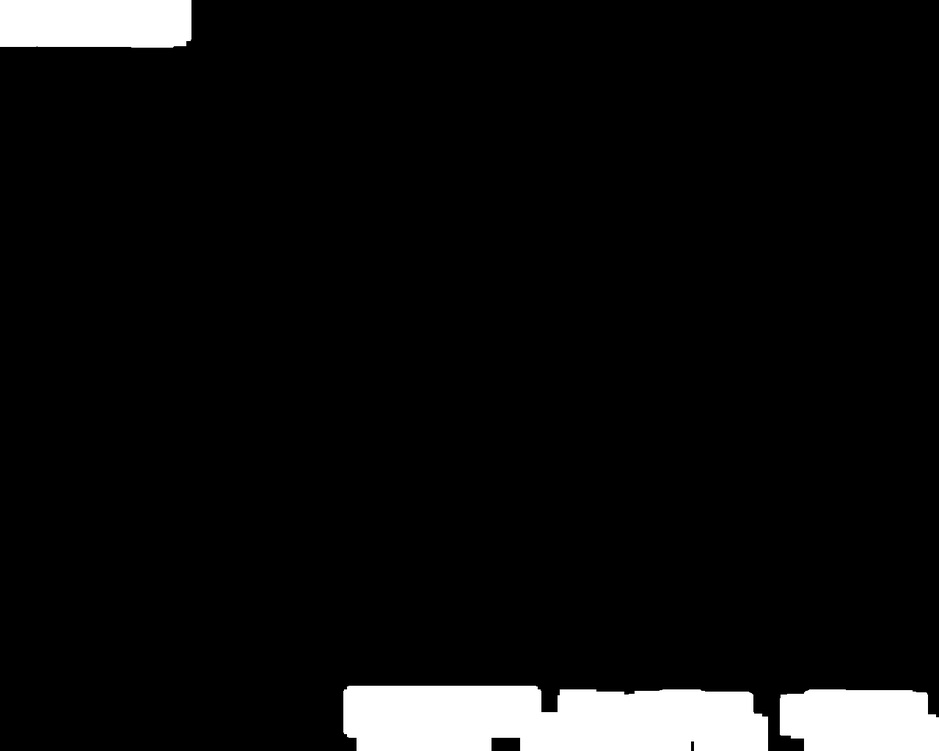
#> input picture Brien's Work/Images/RESULTQ016316C1520U02.tif, 939 x 751 px, shrunk from 1280 x 1024 before the run, found by its file name
$ jupyter execute sort_through_imageArray.ipynb   (shell and % lines are left out)
#> lines starting #> are read from the running program, lines starting #| are printed output that depends on the picture; after the words box and inside, x2 and y2 are one past the last pixel; in counts of white or black regions, pixels touching at a corner belong together
[cell 1]
#The line above is necesary to show Matplotlib's plots inside a Jupyter Notebook
import cv2
import numpy as np
from matplotlib import pyplot as plt
import time
start_time = time.time()

def remove_white_pixels(original_img, mask_img):

    # Copy
    original_image_copy = original_img
    mask_image_copy = mask_img

    # Create X/Y boundaries for row and columns
    rows,cols,channel = mask_image_copy.shape

    # Get the background pixel value
    first_pixel_color_val = original_image_copy[0,0]

    # Ashton remove these two lines to implement into your code.
    plt.imshow(cv2.cvtColor(original_image_copy, cv2.COLOR_BGR2RGB))
    plt.show()

    # Loop that iterates through each pixel, determines if white, then makes that pixel black.
    for i in range(rows):
        for j in range(cols):
            pixel_val = mask_image_copy[i,j]

            # Conditional to determine if pixel is white.
            if (np.array_equal(pixel_val, np.array([255,255,255]))):

            # Then eradicate white pixels. (make them black)
                 original_image_copy[i,j] = first_pixel_color_val

    print(first_pixel_color_val)
    plt.imshow(cv2.cvtColor(original_image_copy, cv2.COLOR_BGR2RGB))
    plt.show()
    print("Time on this method: ", time.time() - start_time, " seconds")
    #------------------
    #Random stuff
    #------------------
    # Potential way to read in files

    #  for name in [ "../c/pic%d.png" % i for i in [1, 2, 3, 4, 5, 6] ]:
        #img0 = cv.LoadImage(name, 1)

[cell 2]
m_i = cv2.imread("C:/Users/stink/Desktop/WSU/2022 Spring/Managing Software Project/Remove_Text - Uranium Picture Project/CEG-4121-Project/Brien's Work\Images\RESULTQ016316C1520U02.tif",1)
#> m_i is the input picture: shape (751, 939, 3); min 0, max 255, mean 15.6
o_i = cv2.imread("C:/Users/stink/Desktop/WSU/2022 Spring/Managing Software Project/Remove_Text - Uranium Picture Project/CEG-4121-Project/Brien's Work\Images\Original\Q016316C1520U02.tif",1)
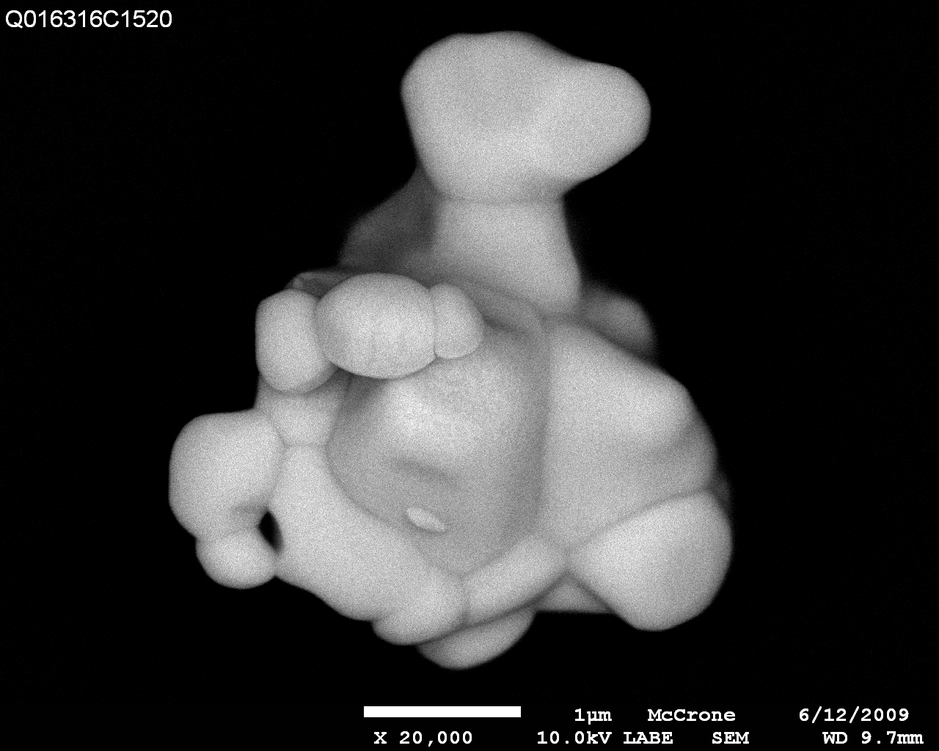
#> input picture Brien's Work/Images/Original/Q016316C1520U02.tif, 939 x 751 px, shrunk from 1280 x 1024 before the run, found by its file name
#> o_i is the input picture: shape (751, 939, 3); min 0, max 255, mean 51.8

#Run
remove_white_pixels(o_i, m_i)
#> in remove_white_pixels, `first_pixel_color_val = original_image_copy[0,0]`: first_pixel_color_val = [0, 0, 0]
#> after the loop in remove_white_pixels, `for i in range(rows):`:
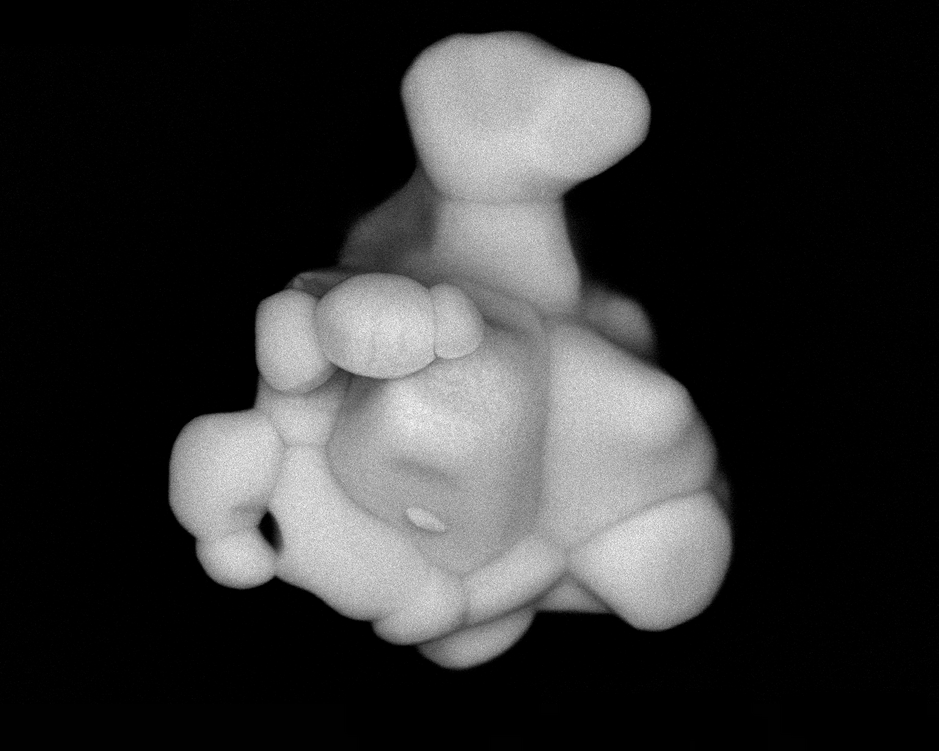
#> original_image_copy: shape (751, 939, 3); 4.31% of pixels changed, all inside (x1, y1, x2, y2) = (0, 0, 939, 751)
#| [0 0 0]

[cell 3]
import cv2
import time
start_time = time.time()

o_i = cv2.imread("C:/Users/stink/Desktop/WSU/2022 Spring/Managing Software Project/Remove_Text - Uranium Picture Project/CEG-4121-Project/Brien's Work\Images\Original\Q016316C1520U02.tif",1)

copy = o_i.copy()

plt.imshow(cv2.cvtColor(copy, cv2.COLOR_BGR2RGB))
plt.show()

gray = cv2.cvtColor(copy, cv2.COLOR_BGR2GRAY)

ret, thresh = cv2.threshold(gray, 240, 255, cv2.THRESH_BINARY)
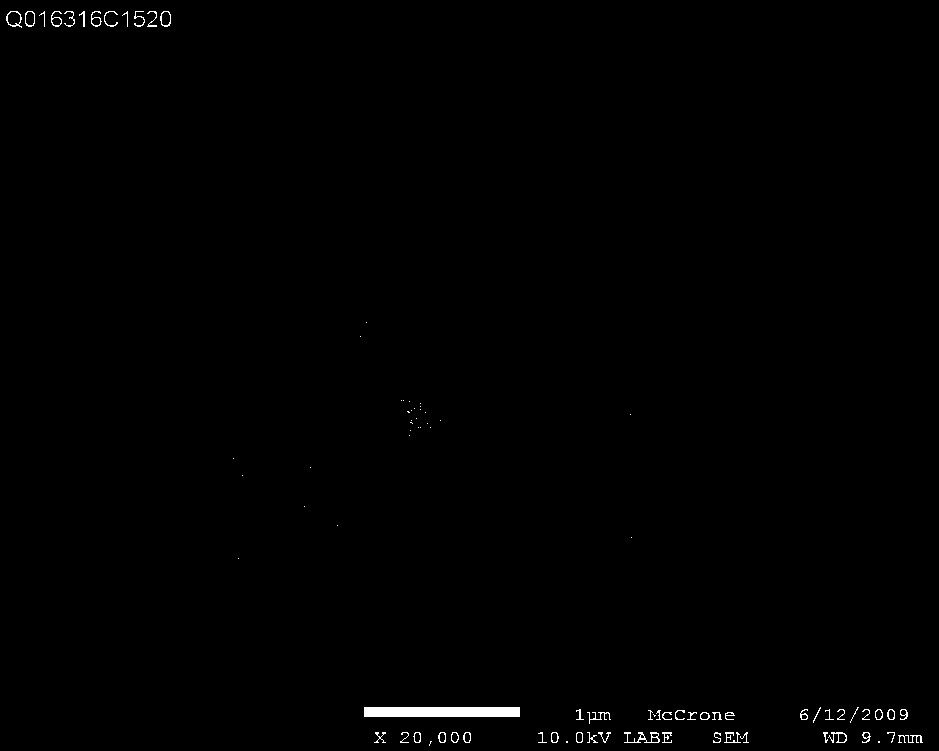
#> thresh: shape (751, 939); 0.54% white; 87 white regions (36 under 20 px), largest, box (x1, y1, x2, y2) and area: (364, 707, 520, 717) 1560, (624, 732, 660, 743) 141, (898, 735, 923, 743) 85

copy[thresh == 255] = 0
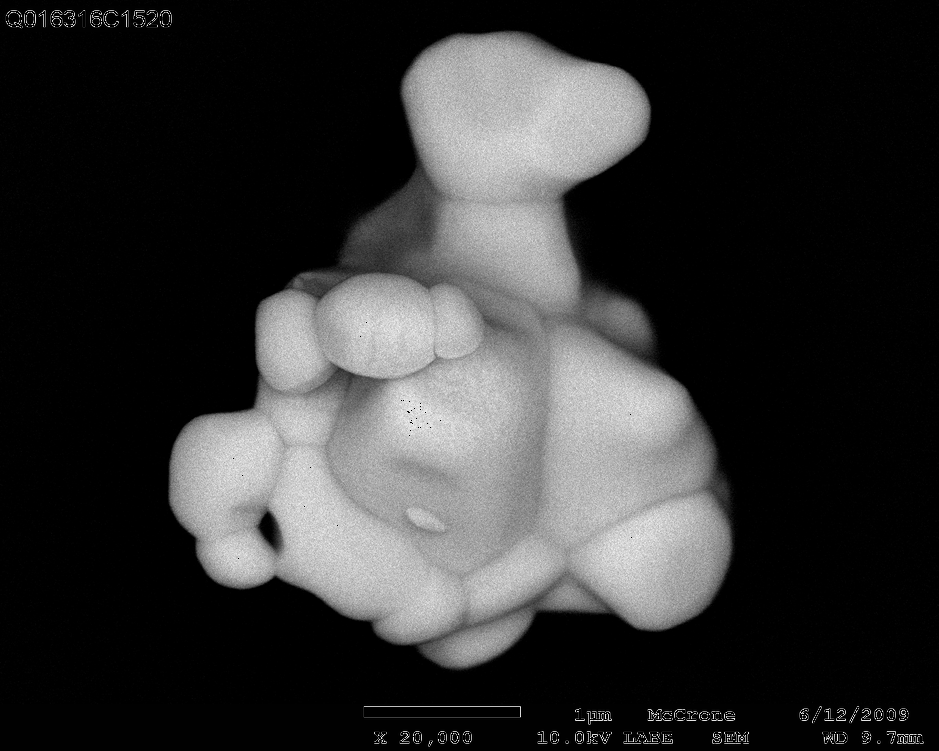
#> copy: shape (751, 939, 3); 0.54% of pixels changed, all inside (x1, y1, x2, y2) = (6, 11, 923, 746)

kernel = cv2.getStructuringElement(cv2.MORPH_ELLIPSE, (5, 5))
erosion = cv2.erode(copy, kernel, iterations = 1)
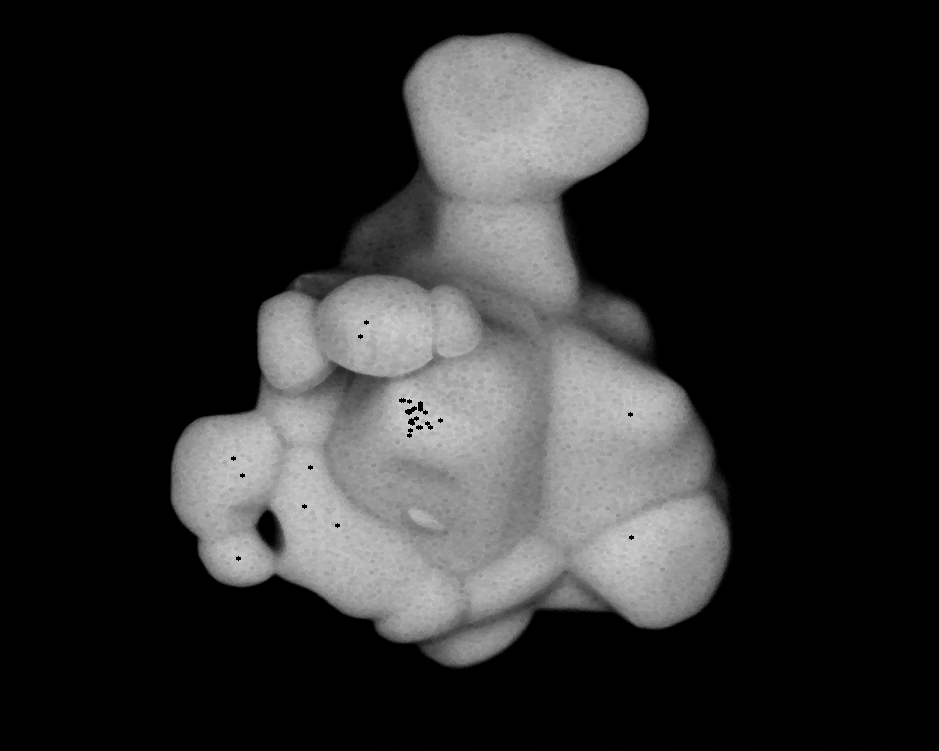
#> erosion: shape (751, 939, 3); min 0, max 214, mean 43.6

plt.imshow(cv2.cvtColor(copy, cv2.COLOR_BGR2RGB))
plt.show()

print("Time on this method: ", time.time() - start_time, " seconds")
